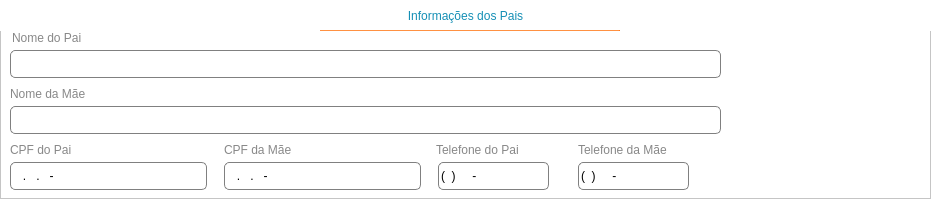
    <widget class="QFrame" name="frameEndereco_3">
     <property name="geometry">
      <rect>
       <x>0</x>
       <y>280</y>
       <width>931</width>
       <height>199</height>
      </rect>
     </property>
     <property name="sizePolicy">
      <sizepolicy hsizetype="Expanding" vsizetype="Expanding">
       <horstretch>0</horstretch>
       <verstretch>0</verstretch>
      </sizepolicy>
     </property>
     <property name="layoutDirection">
      <enum>Qt::LeftToRight</enum>
     </property>
     <property name="styleSheet">
      <string notr="true">background-color: rgb(255, 255, 255)</string>
     </property>
     <property name="frameShape">
      <enum>QFrame::StyledPanel</enum>
     </property>
     <property name="frameShadow">
      <enum>QFrame::Raised</enum>
     </property>
     <widget class="QLabel" name="label_2">
      <property name="geometry">
       <rect>
        <x>0</x>
        <y>0</y>
        <width>931</width>
        <height>31</height>
       </rect>
      </property>
      <property name="styleSheet">
       <string notr="true">font: 25 12pt &quot;Malgun Gothic Semilight&quot;;
color: rgb(21, 143, 181);</string>
      </property>
      <property name="text">
       <string>Informações dos Pais</string>
      </property>
      <property name="alignment">
       <set>Qt::AlignCenter</set>
      </property>
     </widget>
     <widget class="Line" name="line_4">
      <property name="geometry">
       <rect>
        <x>320</x>
        <y>30</y>
        <width>300</width>
        <height>1</height>
       </rect>
      </property>
      <property name="styleSheet">
       <string notr="true">background-color: rgb(255, 123, 28);</string>
      </property>
      <property name="orientation">
       <enum>Qt::Horizontal</enum>
      </property>
     </widget>
     <widget class="QFrame" name="frameEndereco_4">
      <property name="geometry">
       <rect>
        <x>0</x>
        <y>-216</y>
        <width>931</width>
        <height>171</height>
       </rect>
      </property>
      <property name="sizePolicy">
       <sizepolicy hsizetype="Expanding" vsizetype="Expanding">
        <horstretch>0</horstretch>
        <verstretch>0</verstretch>
       </sizepolicy>
      </property>
      <property name="layoutDirection">
       <enum>Qt::LeftToRight</enum>
      </property>
      <property name="styleSheet">
       <string notr="true">background-color: rgb(255, 255, 255)</string>
      </property>
      <property name="frameShape">
       <enum>QFrame::StyledPanel</enum>
      </property>
      <property name="frameShadow">
       <enum>QFrame::Raised</enum>
      </property>
     </widget>
     <widget class="QLabel" name="lblNomePai">
      <property name="geometry">
       <rect>
        <x>12</x>
        <y>26</y>
        <width>181</width>
        <height>23</height>
       </rect>
      </property>
      <property name="styleSheet">
       <string notr="true">font: 75 10pt &quot;Malgun Gothic&quot;;
color: rgb(136, 136, 136)</string>
      </property>
      <property name="text">
       <string>Nome do Pai</string>
      </property>
     </widget>
     <widget class="QLineEdit" name="lineNomePai">
      <property name="geometry">
       <rect>
        <x>10</x>
        <y>50</y>
        <width>711</width>
        <height>28</height>
       </rect>
      </property>
      <property name="styleSheet">
       <string notr="true">border: 1px solid grey;
border-radius: 5px;
font: 9pt &quot;Leelawadee UI Semilight&quot;;
background-color: rgb(255, 255, 255);</string>
      </property>
     </widget>
     <widget class="QLineEdit" name="lineNomeMae">
      <property name="geometry">
       <rect>
        <x>10</x>
        <y>106</y>
        <width>711</width>
        <height>28</height>
       </rect>
      </property>
      <property name="styleSheet">
       <string notr="true">border: 1px solid grey;
border-radius: 5px;
font: 9pt &quot;Leelawadee UI Semilight&quot;;
background-color: rgb(255, 255, 255);</string>
      </property>
     </widget>
     <widget class="QLabel" name="lblNomeMae">
      <property name="geometry">
       <rect>
        <x>10</x>
        <y>82</y>
        <width>181</width>
        <height>23</height>
       </rect>
      </property>
      <property name="styleSheet">
       <string notr="true">font: 75 10pt &quot;Malgun Gothic&quot;;
color: rgb(136, 136, 136)</string>
      </property>
      <property name="text">
       <string>Nome da Mãe</string>
      </property>
     </widget>
     <widget class="QLineEdit" name="lineCpfPai">
      <property name="geometry">
       <rect>
        <x>10</x>
        <y>162</y>
        <width>197</width>
        <height>28</height>
       </rect>
      </property>
      <property name="styleSheet">
       <string notr="true">border: 1px solid grey;
border-radius: 5px;
font: 9pt &quot;Leelawadee UI Semilight&quot;;
background-color: rgb(255, 255, 255);</string>
      </property>
      <property name="inputMask">
       <string>000.000.000-00</string>
      </property>
      <property name="text">
       <string>..-</string>
      </property>
     </widget>
     <widget class="QLabel" name="lblCpfPai">
      <property name="geometry">
       <rect>
        <x>10</x>
        <y>138</y>
        <width>181</width>
        <height>23</height>
       </rect>
      </property>
      <property name="styleSheet">
       <string notr="true">font: 75 10pt &quot;Malgun Gothic&quot;;
color: rgb(136, 136, 136)</string>
      </property>
      <property name="text">
       <string>CPF do Pai</string>
      </property>
     </widget>
     <widget class="QLabel" name="lblCpfMae">
      <property name="geometry">
       <rect>
        <x>224</x>
        <y>138</y>
        <width>181</width>
        <height>23</height>
       </rect>
      </property>
      <property name="styleSheet">
       <string notr="true">font: 75 10pt &quot;Malgun Gothic&quot;;
color: rgb(136, 136, 136)</string>
      </property>
      <property name="text">
       <string>CPF da Mãe</string>
      </property>
     </widget>
     <widget class="QLineEdit" name="lineCpfMae">
      <property name="geometry">
       <rect>
        <x>224</x>
        <y>162</y>
        <width>197</width>
        <height>28</height>
       </rect>
      </property>
      <property name="styleSheet">
       <string notr="true">border: 1px solid grey;
border-radius: 5px;
font: 9pt &quot;Leelawadee UI Semilight&quot;;
background-color: rgb(255, 255, 255);</string>
      </property>
      <property name="inputMask">
       <string>000.000.000-00</string>
      </property>
      <property name="text">
       <string>..-</string>
      </property>
     </widget>
     <widget class="QLabel" name="lblTelefonePai">
      <property name="geometry">
       <rect>
        <x>436</x>
        <y>138</y>
        <width>123</width>
        <height>23</height>
       </rect>
      </property>
      <property name="styleSheet">
       <string notr="true">color: rgb(136, 136, 136);
font: 75 10pt &quot;Malgun Gothic&quot;;</string>
      </property>
      <property name="text">
       <string>Telefone do Pai</string>
      </property>
     </widget>
     <widget class="QLineEdit" name="lineTelefonePai">
      <property name="geometry">
       <rect>
        <x>438</x>
        <y>162</y>
        <width>111</width>
        <height>28</height>
       </rect>
      </property>
      <property name="styleSheet">
       <string notr="true">border: 1px solid grey;
border-radius: 5px;
font: 9pt &quot;Leelawadee UI Semilight&quot;;
background-color: rgb(255, 255, 255);</string>
      </property>
      <property name="inputMask">
       <string>(00)00000-0000</string>
      </property>
      <property name="text">
       <string>()-</string>
      </property>
     </widget>
     <widget class="QLineEdit" name="lineTelefoneMae">
      <property name="geometry">
       <rect>
        <x>578</x>
        <y>162</y>
        <width>111</width>
        <height>28</height>
       </rect>
      </property>
      <property name="styleSheet">
       <string notr="true">border: 1px solid grey;
border-radius: 5px;
font: 9pt &quot;Leelawadee UI Semilight&quot;;
background-color: rgb(255, 255, 255);</string>
      </property>
      <property name="inputMask">
       <string>(00)00000-0000</string>
      </property>
      <property name="text">
       <string>()-</string>
      </property>
     </widget>
     <widget class="QLabel" name="lblTelefoneMae">
      <property name="geometry">
       <rect>
        <x>578</x>
        <y>138</y>
        <width>139</width>
        <height>23</height>
       </rect>
      </property>
      <property name="styleSheet">
       <string notr="true">color: rgb(136, 136, 136);
font: 75 10pt &quot;Malgun Gothic&quot;;</string>
      </property>
      <property name="text">
       <string>Telefone da Mãe</string>
      </property>
     </widget>
    </widget>
